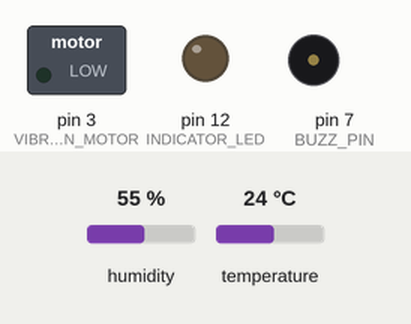
Simulated run of this sketch. Board: Arduino Uno, built with avr-gcc and run on an emulated ATmega328P. On the bench: switched loads named in the sketch (green lamp = pin HIGH), output pins drawn as LEDs (lit = HIGH), buzzer (waves = sounding). The test bench sets the inputs (shaded band); at power-on: humidity 55 %, temperature 24 °C. What the sketch prints to the serial monitor is not drawn.

Above: at 12.3 s.
At 27.1 s:
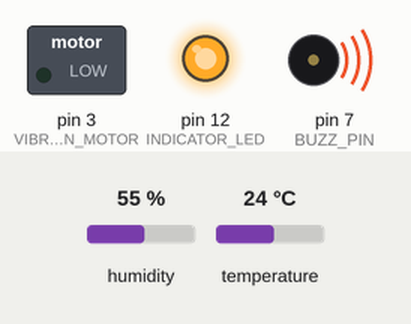
At 32.1 s:
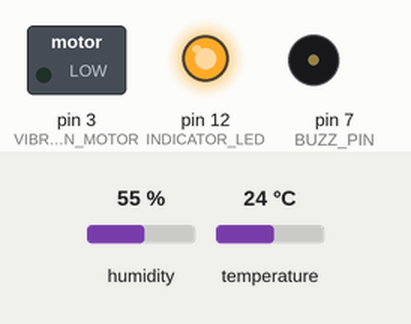
At 40.1 s:
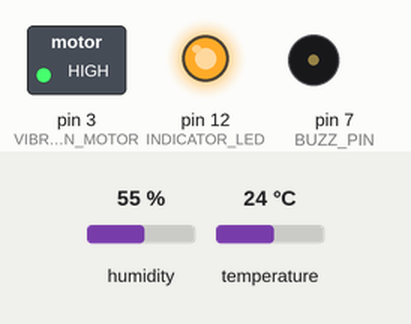
Timing chart, 0 to 58.2 s (numbered marks = the images above):
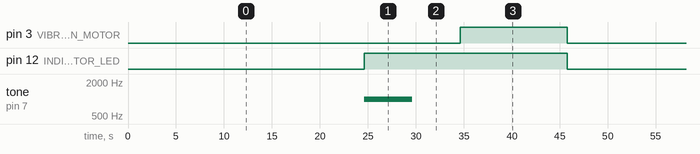

The sketch:

HumidTemp.ino.ino
```cpp
#include <dht.h>

dht DHT;

#define DHT11_PIN 10
#define BUZZ_PIN 7
#define VIBRATION_MOTOR 3
#define INDICATOR_LED 12

int delay_count=0;

void setup(){
  Serial.begin(9600);
  pinMode(DHT11_PIN, INPUT);
  pinMode(INDICATOR_LED, OUTPUT);
  pinMode(BUZZ_PIN, OUTPUT);
  pinMode(VIBRATION_MOTOR, OUTPUT);
}

void loop()
{
  int chk = DHT.read11(DHT11_PIN);
  Serial.print("Temperature = ");
  Serial.println(DHT.temperature);
  Serial.print("Humidity = ");
  Serial.println(DHT.humidity);
  delay(1000);

  if(delay_count>20)
  {
    digitalWrite(INDICATOR_LED, HIGH);
    tone(BUZZ_PIN, 1000); // Send 1KHz sound signal...
    delay(5000);        // ...for 1 sec
    noTone(BUZZ_PIN);     // Stop sound...
    delay(5000);        // ...for 1sec
    digitalWrite(VIBRATION_MOTOR, HIGH);
    delay(10000);
    delay_count = 0;
  }
  else
  {
    delay_count++;
    digitalWrite(INDICATOR_LED, LOW);
    digitalWrite(VIBRATION_MOTOR, LOW);
  }
  delay(100);
}
```

Measured:
- by itself, pin 3 (VIBRATION_MOTOR): alternates HIGH for 11.1 s and LOW for 33.6 s
- by itself, pin 12 (INDICATOR_LED): alternates HIGH for 21.1 s and LOW for 23.6 s
- by itself, tone on pin 7 (BUZZ_PIN): alternates 1000 Hz for 5.0 s and silent for 39.7 s
